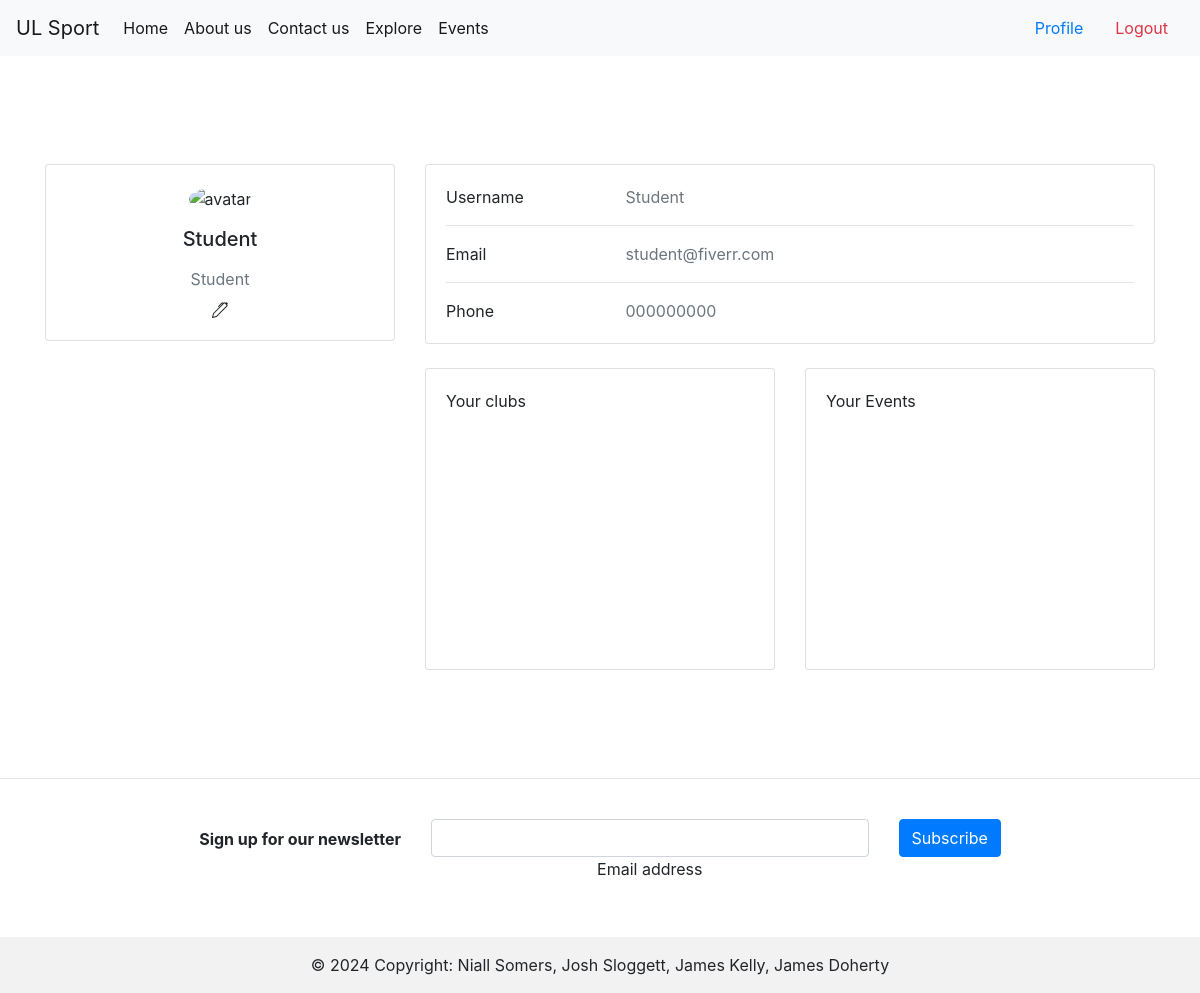
/profile (signed in), run on the app's committed database.
### tables this page shows
CREATE TABLE Users (
    UserID INTEGER PRIMARY KEY AUTOINCREMENT,
    Username TEXT NOT NULL,
    Password TEXT NOT NULL,
    Contact TEXT NOT NULL,
    Email TEXT NOT NULL,
    Role TEXT NOT NULL,
    ApprovalStatus TEXT DEFAULT 'Pending',
    CreatedAt TIMESTAMP DEFAULT CURRENT_TIMESTAMP,
    UpdatedAt TIMESTAMP DEFAULT CURRENT_TIMESTAMP
);

### auth.py (the view)
@login_required
def profile():
    conn = db.connect('db/user_data.db')
    cursor = conn.cursor()
    cursor.execute('SELECT ClubID FROM ClubMemberships WHERE UserID = ? AND requestStatus = "Approved"', (current_user.id,))
    clubIDs = cursor.fetchall()
    clubs = []
    cursor.execute('SELECT EventID FROM EventRegistrations WHERE UserID = ? AND Status = "Approved"', (current_user.id,))
    eventIDs = cursor.fetchall()
    events = []
    for clubID in clubIDs:
        cursor.execute('SELECT * FROM Clubs WHERE ClubID = ?', clubID)
        club = cursor.fetchone()
        clubs.append(club)
    for eventID in eventIDs:
        cursor.execute('SELECT * FROM Events WHERE EventID = ?', eventID)
        event = cursor.fetchone()
        print(event)
        events.append(event)
    return render_template('/profile.html', clubs=clubs, events=events)

### app.py (called while the page is built)
@login_manager.user_loader
def load_user(user_id):
    conn = db.connect('db/user_data.db')
    cursor = conn.cursor()
    cursor.execute('SELECT * FROM Users WHERE UserID = ?', (user_id,))
    user_data = cursor.fetchone()
    conn.close()
    if user_data:
        return auth.User(user_data[0], user_data[1])

### templates/profile.html (shortened to what this page needs)
{% extends "base.html" %}
{% block content %}
<section>
    <div class="container py-5">
      <div class="row">
        <div class="col-lg-4">
          <div class="card mb-4">
            <div class="card-body text-center">
              <img src="https://mdbcdn.b-cdn.net/img/Photos/new-templates/bootstrap-chat/ava3.webp" alt="avatar"
                class="rounded-circle img-fluid" style="width: 150px;">
              <h5 class="my-3">{{ user_data.username }}</h5>
              <p class="text-muted mb-1">{{ user_data.role}}</p>
              <button style="background: transparent; border: 0; padding: 0; " type="button" class="btn " data-toggle="modal" data-target="#myModal">
                  </button>
            </div>
          </div>
        </div>
        <div class="col-lg-8">
          <div class="card mb-4">
            <div class="card-body">
              <div class="row">
                <div class="col-sm-3">
                  <p class="mb-0">Username</p>
                </div>
                <div class="col-sm-9">
                  <p class="text-muted mb-0">{{ user_data.username }}</p>
                </div>
              </div>
              <hr>
              <div class="row">
                <div class="col-sm-3">
                  <p class="mb-0">Email</p>
                </div>
                <div class="col-sm-9">
                  <p class="text-muted mb-0">{{ user_data.email }}</p>
                </div>
              </div>
              <hr>
              <div class="row">
                <div class="col-sm-3">
                  <p class="mb-0">Phone</p>
                </div>
                <div class="col-sm-9">
                  <p class="text-muted mb-0">{{ user_data.mobile }}</p>
                </div>
              </div>
            </div>
          </div>
          <div class="row">
            <div class="col-md-6">
              <div class="card mb-4 mb-md-0">
                <div class="card-body" style="overflow: auto; height: 300px;">
                  <p class="mb-4"> Your clubs
                  </p>
                </div>
              </div>
            </div>
            <div class="col-md-6">
              <div class="card mb-4 mb-md-0">
                <div class="card-body" style="overflow: auto; height: 300px;">
                  <p class="mb-4">Your Events
                  </p>
                </div>
              </div>
            </div>
          </div>
        </div>
      </div>
    </div>
  </section>
{% endblock %}

### templates/base.html (style rules this page uses)
body { min-height: 100vh; overflow-x: hidden; }

### data on the page
Users: username "Student", role "Student", email "student@fiverr.com", mobile "000000000"
